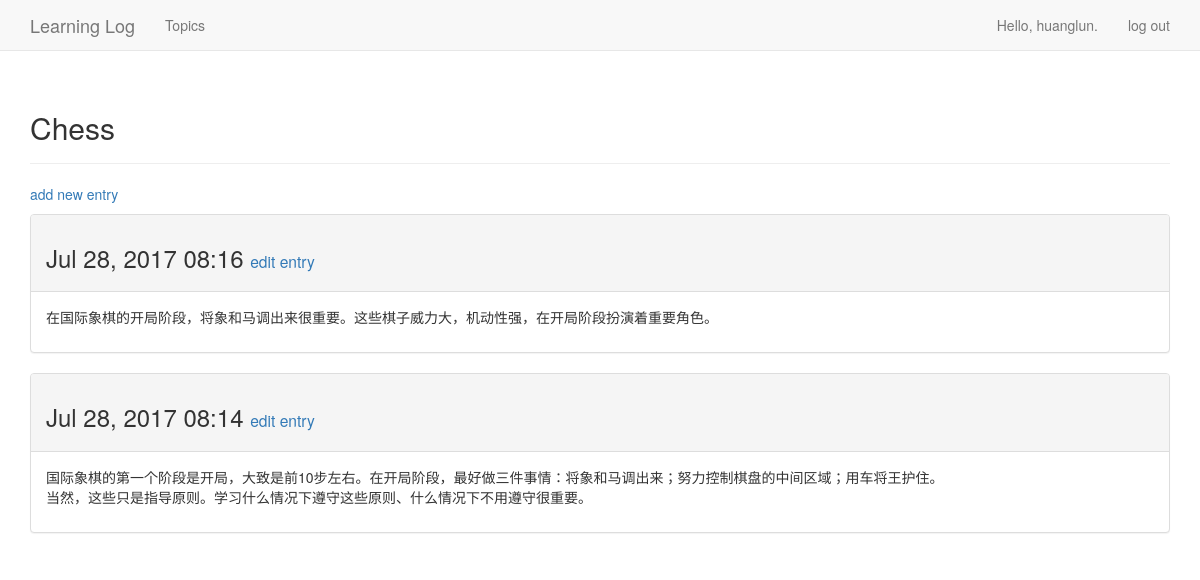
The page /topics/1/ (signed in) on the database its author committed.
### learning_logs/models.py (models this page shows, shortened)
class Topic(models.Model):
    text = models.CharField(max_length=200)
    date_added = models.DateTimeField(auto_now_add=True)
    owner = models.ForeignKey(User)
    def __str__(self):
        return self.text

class Entry(models.Model):
    topic = models.ForeignKey(Topic)
    text = models.TextField()
    date_added = models.DateTimeField(auto_now_add=True)
    class Meta:
        verbose_name_plural = 'entries'

### learning_logs/views.py (the view)
# urls.py: url(r'^topics/(?P<topic_id>\d+)/$', views.topic, name='topic'),
@login_required
def topic(request, topic_id):
    topic = Topic.objects.get(id=topic_id)
    check_topic_owner(topic, request)
    entries = topic.entry_set.order_by('-date_added')
    context = {'topic': topic, 'entries': entries}
    return render(request, 'learning_logs/topic.html', context)

### learning_logs/views.py (called while the page is built)
def check_topic_owner(topic, request):
    if topic.owner != request.user:
        raise Http404

### learning_logs/templates/learning_logs/topic.html
{% extends 'learning_logs/base.html' %}
{% block header %}
    <h2>{{ topic }}</h2>
{% endblock header %}
{% block content %}
    <p>
        <a href="{% url 'learning_logs:new_entry' topic.id %}">add new entry</a>
    </p>
    {% for entry in entries %}
        <div class="panel panel-default">
            <div class="panel-heading">
                <h3>
                    {{ entry.date_added|date:'M d, Y H:i' }}
                    <small>
                        <a href="{% url 'learning_logs:edit_entry' entry.id %}">
                            edit entry</a>
                    </small>
                </h3>
            </div>
            <div class="panel-body">
                {{ entry.text|linebreaks }}
            </div>
        </div>
    {% empty %}
        There are no entries for this topic yet.
    {% endfor %}
{% endblock content %}

### learning_logs/templates/learning_logs/base.html (shortened to what this page needs)
{% load bootstrap3 %}
<!DOCTYPE html>
<html lang="en">
    <head>
        {% bootstrap_css %}
    </head>
    <body>
            <nav class="navbar navbar-default navbar-static-top">
                <div class="container">
                    <div class="navbar-header">
                            <a class="navbar-brand" href="{% url 'learning_logs:index' %}">
                                Learning Log</a>
                    </div>
                    <div id="navbar" class="navbar-collapse collapse">
                        <ul class="nav navbar-nav">
                            <li><a href="{% url 'learning_logs:topics' %}">Topics</a></li>
                        </ul>
                        <ul class="nav navbar-nav navbar-right">
                            {% if user.is_authenticated %}
                                <li><a>Hello, {{ user.username }}.</a></li>
                                <li><a href="{% url 'users:logout' %}">log out</a></li>
                            {% else %}
                                <li><a href="{% url 'users:register' %}">register</a></li>
                                <li><a href="{% url 'users:login' %}">log in</a></li>
                            {% endif %}
                        </ul>
                    </div>
                </div>
            </nav>
                <div class="container">
                    <div class="page-header">
                        {% block header %}{% endblock header %}
                    </div>
                    <div>
                    {% block content %}{% endblock content %}
                    </div>
                </div>
    </body>
</html>

### rows shown on the page
Topic: text "Chess"
Entry: date_added "Jul 28, 2017 08:16", text "在国际象棋的开局阶段，将象和马调出来很重要。这些棋子威力大，机动性强，在开局阶段扮演着重要角色。"
Entry: date_added "Jul 28, 2017 08:14", text "国际象棋的第一个阶段是开局，大致是前10步左右。在开局阶段，最好做三件事情：将象和马调出来；努力控制棋盘的中间区域；用车将王护住。 当然，这些只是指导原则。学习什么情况下遵守这些原则、什么情况下不用遵守很重要。"

### other values the page prints
{{ user.username }} "huanglun"
